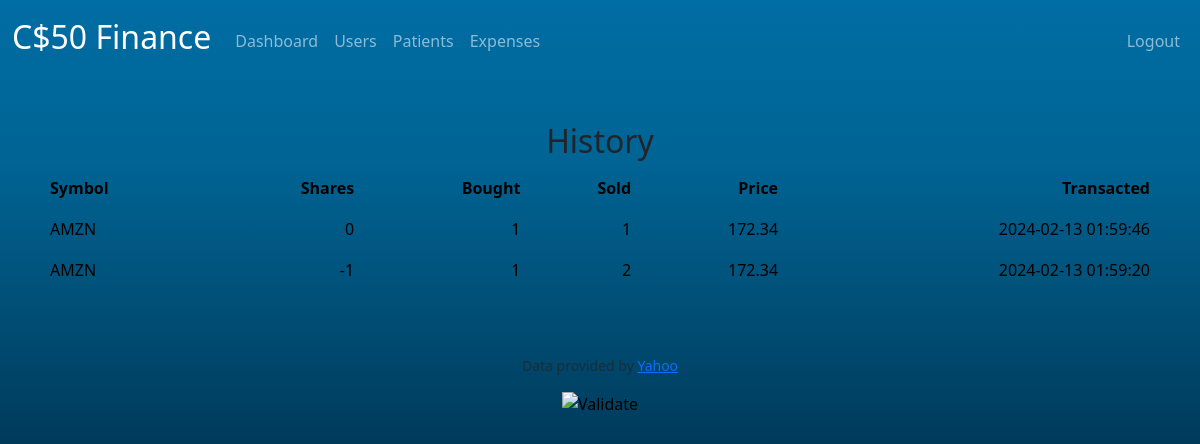
Page /history (signed in) on the committed database.
### tables this page shows
CREATE TABLE user_stocks (
    id INTEGER PRIMARY KEY AUTOINCREMENT NOT NULL,
    user_id INTEGER NOT NULL,
    symbol TEXT NOT NULL,
    shares INTEGER NOT NULL,
    price NUMERIC NOT NULL,
    transacted TIMESTAMP DEFAULT CURRENT_TIMESTAMP, 
    bought INTEGER NOT NULL DEFAULT 0, 
    sold INTEGER NOT NULL DEFAULT 0,
    FOREIGN KEY (user_id) REFERENCES users(id)
);

### finance/app.py (the view)
@app.route("/history")
@login_required
def history():
    rows = db.execute("SELECT * FROM user_stocks WHERE user_id = :user_id ORDER BY transacted DESC", user_id=session["user_id"])
    return render_template("history.html", rows=rows)

### finance/app.py (called while the page is built)
@app.after_request
def after_request(response):
    response.headers["Cache-Control"] = "no-cache, no-store, must-revalidate"
    response.headers["Expires"] = 0
    response.headers["Pragma"] = "no-cache"
    return response

### finance/helpers.py (called while the page is built)
def login_required(f):
    @wraps(f)
    def decorated_function(*args, **kwargs):
        if session.get("user_id") is None:
            return redirect("/login")
        return f(*args, **kwargs)
    return decorated_function

### finance/templates/history.html (shortened to what this page needs)
{% extends "layout.html" %}
{% block main %}
<h2>History</h2>
<table id = "t1" class="table">
    <thead>
        <tr>
            <th class="text-start">Symbol</th>
            <th class="text-end">Shares</th>
            <th class="text-end">Bought</th>
            <th class="text-end">Sold</th>
            <th class="text-end">Price</th>
            <th class="text-end">Transacted</th>
        </tr>
    </thead>
    <tbody>
            {% for row in rows %}
            <tr>
                <td class="text-start">{{ row.symbol }}</td>
                <td class="text-end">{{ row.shares }}</td>
                <td class="text-end">{{ row.bought }}</td>
                <td class="text-end">{{ row.sold }}</td>
                <td class="text-end">{{ row.price}}</td>
                <td class="text-end">{{ row.transacted }}</td>
            </tr>
            {% endfor %}
    </tbody>
</table>
{% endblock %}

### finance/static/styles.css (style rules this page uses)
html { height: 100%; }
body { height: 100%; margin: 0; background-repeat: no-repeat; background-attachment: fixed; background-image: linear-gradient(#006DA4, #006494, #004D74, #003554, #022B42, #032030) }
.table { --bs-table-color-type: initial; --bs-table-bg-type: initial; --bs-table-color-state: initial; --bs-table-bg-state: initial; --bs-table-color: #000; --bs-table-bg: #fff0; --bs-table-border-color: #00458900; --bs-table-accent-bg: transparent; --bs-table-striped-color: #000; --bs-table-striped-bg: rgba(var(--bs-emphasis-color-rgb), 0.05); --bs-table-active-color: #0000; --bs-table-active-bg: rgba(var(--bs-emphasis-color-rgb), 0.1); --bs-table-hover-color: #000; --bs-table-hover-bg: rgba(var(--bs-emphasis-color-rgb), 0.075); width: 100%; margin-bottom: 1rem; vertical-align: top; border-color: var(--bs-table-border-color); }

### rows in the picture
user_stocks: symbol "AMZN", shares "0", bought "1", sold "1", price "172.34", transacted "2024-02-13 01:59:46"
user_stocks: symbol "AMZN", shares "-1", bought "1", sold "2", price "172.34", transacted "2024-02-13 01:59:20"
